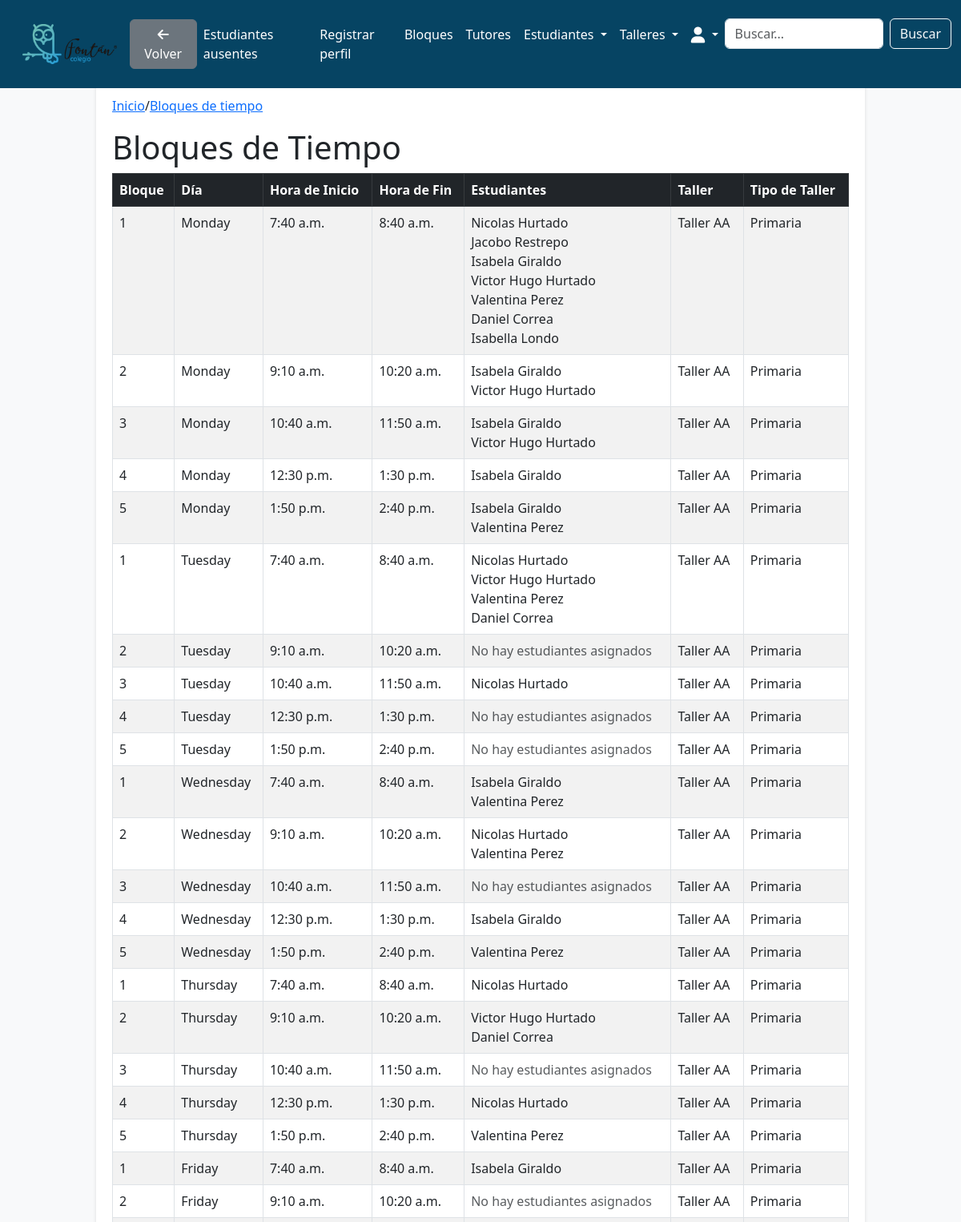
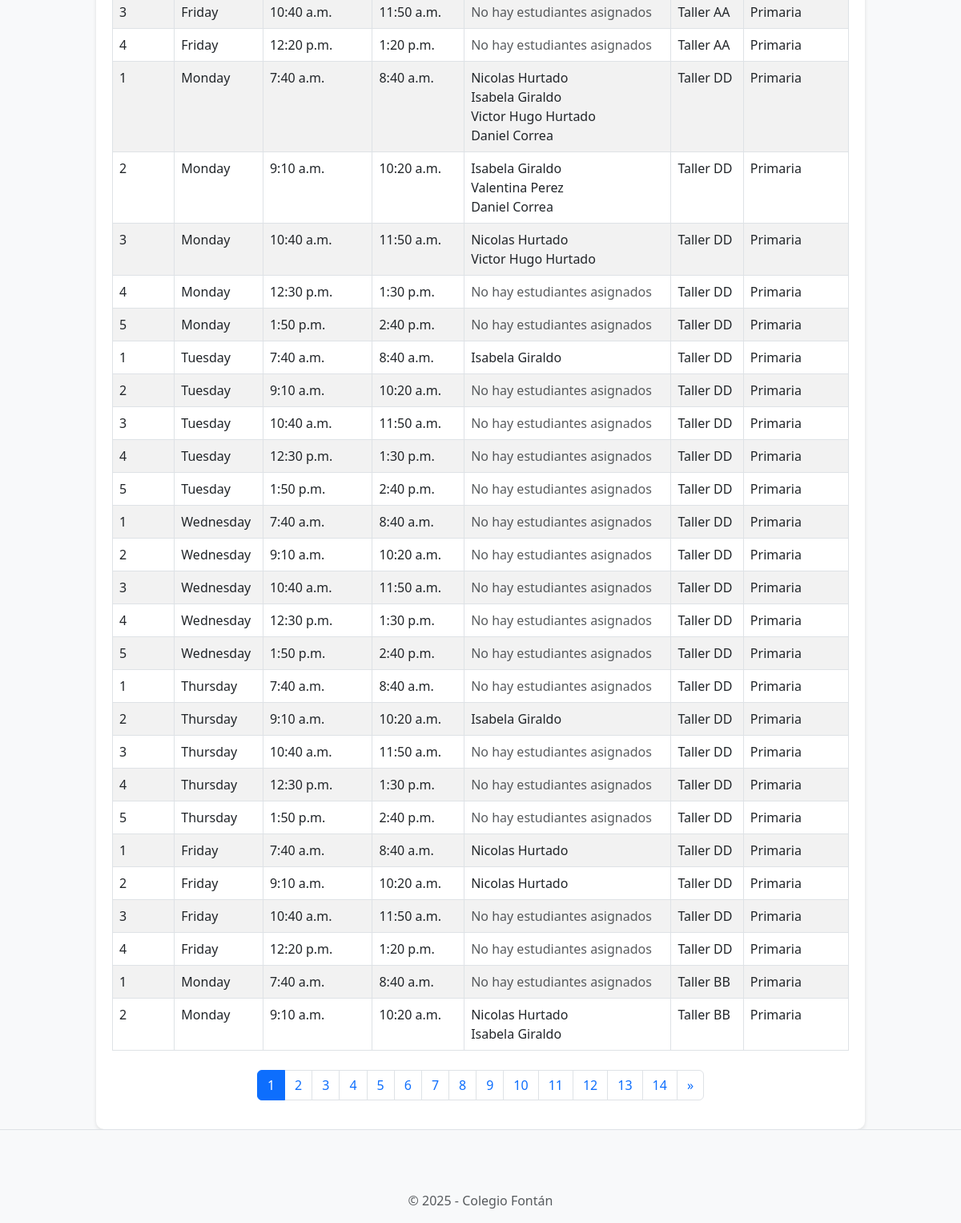
Before: /workshops/blocks/ (signed in) with the older database file (2 pictures, top to bottom).
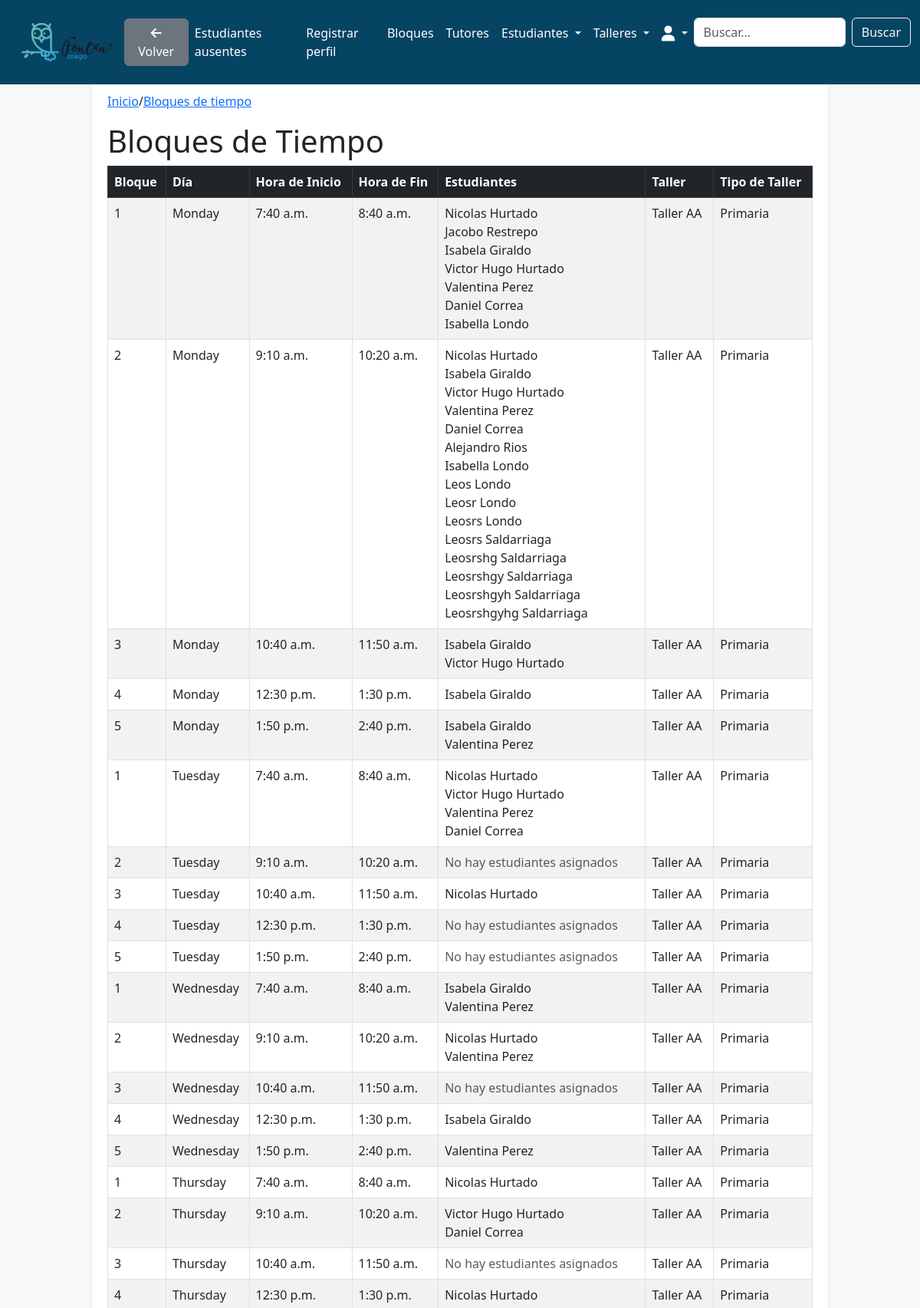
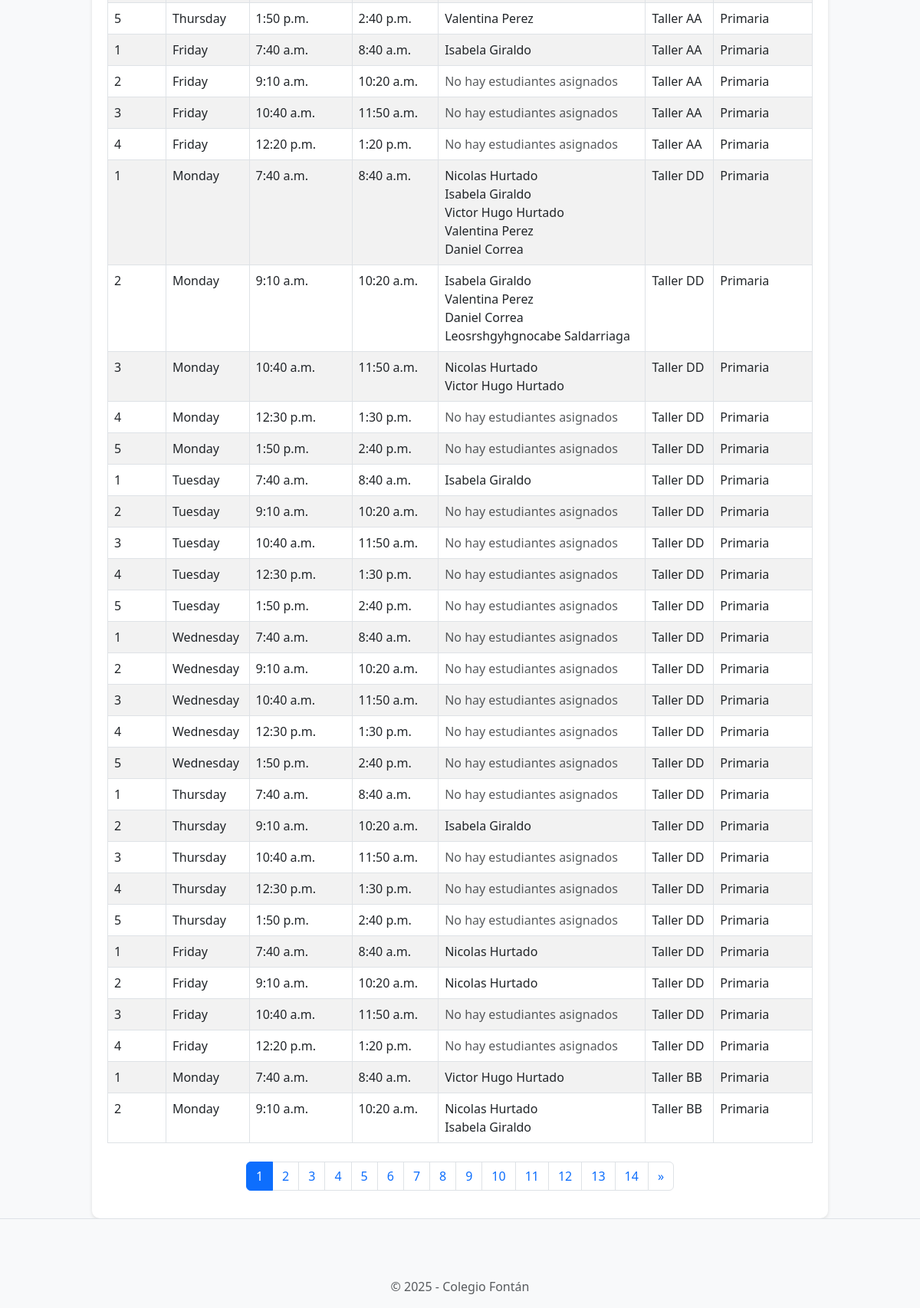
After: the same page with the newer database file (2 pictures, top to bottom).
### workshops/models.py (models this page shows, shortened)
class Block(models.Model):
    block_id = models.AutoField(primary_key=True)
    students = models.ManyToManyField('students.Student', related_name='blocks', blank=True)
    day = models.CharField(max_length=20)
    start_time = models.TimeField()
    end_time = models.TimeField()
    block_number = models.IntegerField(default=0)  # Asegúrate que sea entero, no string.
    type = models.CharField(max_length=20, default='primary')
    workshop = models.ForeignKey(
        Workshop,
        on_delete=models.CASCADE
    )

class Workshop(models.Model):
    WORKSHOP_TYPES = [
        ('primary', 'Primaria'),
        ('high_school', 'Bachillerato'),
        ('collective', 'Colectivo'),
    ]
    workshop_id = models.AutoField(primary_key=True)
    name = models.CharField(max_length=100, unique=True)
    tutor = models.ForeignKey(
        'tutors.Tutor',
        on_delete=models.SET_NULL,
        null=True,
        blank=True,
        related_name='workshops'  # Esta línea permite acceder a los talleres desde el tutor
    )
    max_capacity = models.IntegerField(default=25)
    type = models.CharField(
        max_length=20,
        choices=WORKSHOP_TYPES,
        default='primary'
    )

### students/models.py (models this page shows, shortened)
class Student(models.Model):
    STATUS_CHOICES = [
        ('present', 'Presente'),
        ('absent', 'Ausente'),
        ('neutral', 'No llamado'),
    ]
    student_id = models.AutoField(primary_key=True)
    name = models.CharField(max_length=100)
    lastname = models.CharField(max_length=100)
    id_number = models.IntegerField(unique=True)
    autonomy_level = models.IntegerField(
        choices=[
            (1, 'Nivel 1'),
            (2, 'Nivel 2'),
            (3, 'Nivel 3'),
        ],
        default=1,
    )
    extended_vacation = models.BooleanField(default=False)
    grade = models.IntegerField(
        choices=[
            (1, '1'),
            (2, '2'),
            (3, '3'),
            (4, '4'),
            (5, '5'),
            (6, '6'),
            (7, '7'),
            (8, '8'),
            (9, '9'),
            (10, '10'),
            (11, '11'),
        ],
        default=1,
    )
    status = models.CharField(
        max_length=10,
        choices=STATUS_CHOICES,
        default='neutral'
    )
    workshop = models.ForeignKey('workshops.Workshop', on_delete=models.SET_NULL, null=True, blank=True)
    last_reset = models.DateTimeField(default=now)
    rotation_workshop = models.CharField(max_length=200, blank=True, null=True)

### workshops/views.py (the view)
# urls.py: path('blocks/', views.show_blocks, name='show_blocks'),
def show_blocks(request):
    blocks_with_students = [
        {'block': block, 'students': block.students.all()}
        for block in Block.objects.all()
    ]
    paginator = Paginator(blocks_with_students, 50)  # 10 bloques por página
    page_number = request.GET.get('page')  # Página actual
    page_obj = paginator.get_page(page_number)
    return render(request, 'workshops/show_blocks.html', {
        'blocks_with_students': page_obj,  # Pasamos solo la página actual
    })

### workshops/templates/workshops/show_blocks.html (shortened to what this page needs)
{% extends 'base.html' %}
{% block breadcrumb %}
<a href="{% url 'home.home' %}">Inicio</a>
<span>/</span>
<a href="{% url 'workshops:show_blocks' %}">Bloques de tiempo</a>
{% endblock %}
{% block content %}
<h1>Bloques de Tiempo</h1>
<table class="table table-striped table-bordered">
  <thead class="table-dark">
    <tr>
      <th>Bloque</th>
      <th>Día</th>
      <th>Hora de Inicio</th>
      <th>Hora de Fin</th>
      <th>Estudiantes</th>
      <th>Taller</th>
      <th>Tipo de Taller</th>
    </tr>
  </thead>
  <tbody>
    {% for item in blocks_with_students %}
      <tr>
        <td>{{ item.block.block_number }}</td>
        <td>{{ item.block.day }}</td>
        <td>{{ item.block.start_time }}</td>
        <td>{{ item.block.end_time }}</td>
        <td>
          {% if item.students %}
            <ul class="list-unstyled mb-0">
              {% for student in item.students %}
                <li>{{ student.name }} {{ student.lastname }}</li>
              {% endfor %}
            </ul>
          {% else %}
            <p class="text-muted mb-0">No hay estudiantes asignados</p>
          {% endif %}
        </td>
        <td>{{ item.block.workshop.name }}</td>
        <td>{{ item.block.workshop.get_type_display }}</td>
      </tr>
    {% endfor %}
  </tbody>
</table>
<nav aria-label="Navegación de páginas" class="mt-4">
  <ul class="pagination justify-content-center">
    {% for num in blocks_with_students.paginator.page_range %}
      <li class="page-item {% if blocks_with_students.number == num %}active{% endif %}">
        <a class="page-link" href="?page={{ num }}">{{ num }}</a>
      </li>
    {% endfor %}
    {% if blocks_with_students.has_next %}
      <li class="page-item">
        <a class="page-link" href="?page={{ blocks_with_students.next_page_number }}" aria-label="Siguiente">
          <span aria-hidden="true">&raquo;</span>
        </a>
      </li>
    {% endif %}
  </ul>
</nav>
{% endblock %}

### horariosfontanproyecto/templates/base.html (shortened to what this page needs)
<!doctype html>
<html lang="en">
  {% load static %}
  <head>
    <link href="https://cdn.jsdelivr.net/npm/bootstrap@5.3.0-alpha1/dist/css/bootstrap.min.css" rel="stylesheet">
    <link rel="stylesheet" href="https://cdnjs.cloudflare.com/ajax/libs/font-awesome/6.0.0-beta3/css/all.min.css">
    <link rel="stylesheet" href="{% static 'css/style.css'%}">
  </head>
  <body>
    {% include 'navbar.html' %}
    <div class="container container-principal">
      <div style="margin-top: 100px;">
        <nav aria-label="breadcrumb">
          <ol class="breadcrumb">
            {% block breadcrumb %}
            {% endblock %}
          </ol>
        </nav>
        {% block content %}
        {% endblock %}
      </div>
    </div>
    <footer class="footer mt-auto py-3 bg-light">
      <div class="container text-center">
        <span class="text-muted">&copy; 2025 - Colegio Fontán</span>
      </div>
    </footer>
  </body>
</html>

### horariosfontanproyecto/templates/navbar.html (shortened to what this page needs)
{% load static %}
<nav class="navbar navbar-expand-lg navbar-dark custom-navbar-bg" style="height: 110px; position: fixed; width: 100%; z-index: 1000;">
  <div class="container-fluid">
    {% if user.is_authenticated %}
    <div class="collapse navbar-collapse" id="navbarSupportedContent">
      <a class="navbar-brand ms-3" href="{% url 'home.home' %}">
        <img src="{% static 'images/logo.png' %}" alt="Colegio Fontán">
      </a>
      <button class="btn btn-secondary back-button" onclick="window.history.back()">
        <i class="fas fa-arrow-left"></i> Volver
      </button>
      {% endif %}
      <ul class="navbar-nav ms-auto mb-2 mb-lg-0">
        {% if user.is_authenticated %}
          <li class="nav-item">
            <a class="nav-link" href="{% url 'students.absent_students' %}">Estudiantes ausentes</a>
          </li>
          <li class="nav-item">
            <a class="nav-link" href="{% url 'accounts.signup' %}">Registrar perfil</a>
          </li>
          <li class="nav-item">
            <a class="nav-link" href="{% url 'workshops:show_blocks' %}">Bloques</a>
          </li>
          <li class="nav-item">
            <a class="nav-link" href="{% url 'tutors.tutors_list' %}">Tutores</a>
          </li>
          <li class="nav-item dropdown">
            <a class="nav-link dropdown-toggle" href="#" id="estudiantesDropdown" role="button" data-bs-toggle="dropdown" aria-expanded="false">
              Estudiantes
            </a>
          </li>
          <li class="nav-item dropdown">
            <a class="nav-link dropdown-toggle" href="#" id="talleresDropdown" role="button" data-bs-toggle="dropdown" aria-expanded="false">
              Talleres
            </a>
          </li>
          <li class="nav-item dropdown">
            <a class="nav-link dropdown-toggle" href="#" id="profileDropdown" role="button" data-bs-toggle="dropdown" aria-expanded="false">
              <i class="fas fa-user fa-lg"></i>
            </a>
          </li>
          <li class="nav-item">
            <form class="d-flex" action="{% if search_type == 'tutors' %}{% url 'tutors.tutors_list' %}{% else %}{% url 'students.student_list' %}{% endif %}" method="GET">
              <input class="form-control me-2" type="search" placeholder="Buscar..." aria-label="Buscar" name="query">
              <button class="btn btn-outline-light" type="submit">Buscar</button>
            </form>
          </li>
        {% endif %}
      </ul>
    </div>
  </div>
</nav>

### horariosfontanproyecto/templates/base.html (style rules this page uses)
body { background-color: #f8f9fa; }
.container-principal { background-color: #fff; border-radius: 10px; box-shadow: 0 2px 5px rgba(0, 0, 0, 0.1); padding: 20px; }
.breadcrumb { background-color: transparent; padding: 0; }
.footer { background-color: #f8f9fa; border-top: 1px solid #dee2e6; }
.container { max-width: 960px; margin: 0 auto; }

### horariosfontanproyecto/templates/navbar.html (style rules this page uses)
:root { --primary-color: #064463; --secondary-color: #1C5471; --hover-color: #163E59; --text-color: #fff; --bg-color: #f9f9f9; }
.custom-navbar-bg { background-color: var(--primary-color) !important; }
.navbar-brand img { max-height: 50px; width: auto; }
.navbar-nav .nav-link { color: var(--text-color); text-decoration: none; font-size: 1rem; }

Changed rows visible on the page:
changed Block (number 2 of 50 on the later page): gains Student (name "Alejandro", lastname "Rios"); gains Student (name "Nicolas", lastname "Hurtado"); gains Student (name "Valentina", lastname "Perez"); gains Student (name "Daniel", lastname "Correa"); gains Student (name "Isabella", lastname "Londo")
added Student: name "Leos", lastname "Londo", shown under Block (number 2 of 50 on the later page)
added Student: name "Leosr", lastname "Londo", shown under Block (number 2 of 50 on the later page)
added Student: name "Leosrs", lastname "Londo", shown under Block (number 2 of 50 on the later page)
added Student: name "Leosrs", lastname "Saldarriaga", shown under Block (number 2 of 50 on the later page)
added Student: name "Leosrshg", lastname "Saldarriaga", shown under Block (number 2 of 50 on the later page)
added Student: name "Leosrshgy", lastname "Saldarriaga", shown under Block (number 2 of 50 on the later page)
added Student: name "Leosrshgyh", lastname "Saldarriaga", shown under Block (number 2 of 50 on the later page)
added Student: name "Leosrshgyhg", lastname "Saldarriaga", shown under Block (number 2 of 50 on the later page)
changed Block (number 25 of 50 on the later page): gains Student (name "Valentina", lastname "Perez")
added Student: name "Leosrshgyhgnocabe", lastname "Saldarriaga", shown under Block (number 26 of 50 on the later page)
changed Block (number 49 of 50 on the later page): gains Student (name "Victor Hugo", lastname "Hurtado"); no longer shows "No hay estudiantes asignados"
